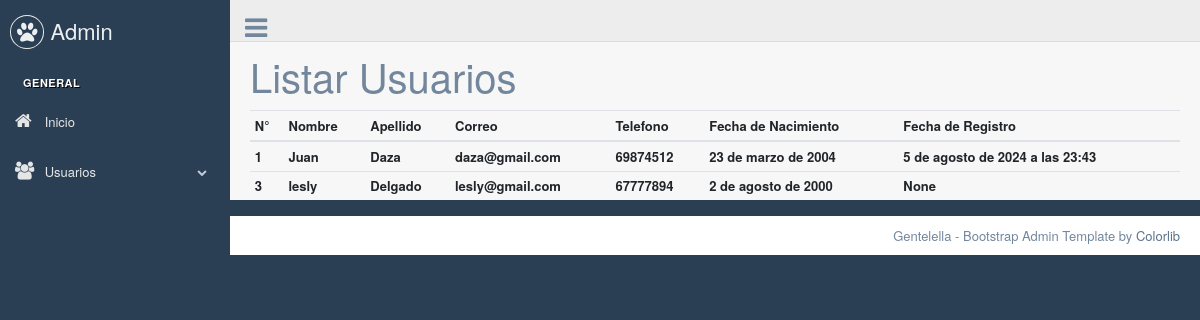
The app's page /listar/ with its own data.
### panel/models.py (models this page shows)
class Usuarios(models.Model):
    nombre = models.CharField(max_length=50, null=False, blank=False)
    apellido = models.CharField(max_length=50, null=False, blank=False)
    correo = models.EmailField(max_length=100, null=False)
    telefono = models.IntegerField(null=True)
    f_nac = models.DateField(null=True)
    f_registro = models.DateTimeField(auto_now_add=True, null=True)

### panel/views.py (the view)
# urls.py: path('listar/', views.listar, name='listar'),
def listar(request):
    users = Usuarios.objects.all()
    context = {'usuarios': users}
    return render(request, 'usuarios/listar.html', context)

### templates/usuarios/listar.html
{% extends '../index_master.html' %}
{% block content %}
  <div class="right_col" role="main">
    <h1>Listar Usuarios</h1>
        <table class="table table-sm">
          <thead>
            <tr>
              <th>N°</th>
              <th>Nombre</th>
              <th>Apellido</th>
              <th>Correo</th>
              <th>Telefono</th>
              <th>Fecha de Nacimiento</th>
              <th>Fecha de Registro</th>
            </tr>
          </thead>
          <tbody>
            {% for  u in usuarios %}
              <tr>
                <th>{{ u.id }}</th>
                <th>{{ u.nombre }}</th>
                <th>{{ u.apellido }}</th>
                <th>{{ u.correo }}</th>
                <th>{{ u.telefono }}</th>
                <th>{{ u.f_nac }}</th>
                <th>{{ u.f_registro }}</th>
              </tr>
            {% endfor %}
          </tbody>
        </table>
  </div>
{% endblock %}

### templates/index_master.html (shortened to what this page needs)
{% load static %}
<!DOCTYPE html>
<html lang="en">
  <head>
    <link href="{% static 'FrWork/admin_lte/vendors/bootstrap/dist/css/bootstrap.min.css' %}" rel="stylesheet" />
    <link href="{% static '/FrWork/admin_lte/vendors/nprogress/nprogress.css' %}" rel="stylesheet" />
    <link href="{% static '/FrWork/admin_lte/vendors/iCheck/skins/flat/green.css' %}" rel="stylesheet" />
    <link href="{% static '/FrWork/admin_lte/vendors/bootstrap-progressbar/css/bootstrap-progressbar-3.3.4.min.css' %}" rel="stylesheet" />
    <link href="{% static '/FrWork/admin_lte/vendors/jqvmap/dist/jqvmap.min.css' %}" rel="stylesheet" />
    <link href="{% static '/FrWork/admin_lte/vendors/bootstrap-daterangepicker/daterangepicker.css' %}" rel="stylesheet" />
    <link href="{% static '/FrWork/admin_lte/build/css/custom.min.css' %}" rel="stylesheet" />
    <link rel="stylesheet" href="https://maxcdn.bootstrapcdn.com/font-awesome/4.7.0/css/font-awesome.min.css">
  </head>
  <body class="nav-md">
    <div class="container body">
      <div class="main_container">
        <div class="col-md-3 left_col">
          <div class="left_col scroll-view">
            <div class="navbar nav_title" style="border: 0;">
              <a href="{% url 'index' %}" class="site_title"><i class="fa fa-paw"></i> <span>Admin</span></a>
            </div>
            <br />
            <div id="sidebar-menu" class="main_menu_side hidden-print main_menu">
              <div class="menu_section">
                <h3>General</h3>
                <ul class="nav side-menu">
                  <li>
                    <a href="{% url 'index' %}"><i class="fa fa-home"></i> Inicio</a>
                  </li>
                  <li>
                    <a><i class="fa fa-users"></i> Usuarios <span class="fa fa-chevron-down"></span></a>
                  </li>
                </ul>
              </div>
            </div>
          </div>
        </div>
        <div class="top_nav">
          <div class="nav_menu">
            <div class="nav toggle">
              <a id="menu_toggle"><i class="fa fa-bars"></i></a>
            </div>
          </div>
        </div>
        {% block content %}
        {% endblock %}
        <footer>
          <div class="pull-right">
            Gentelella - Bootstrap Admin Template by <a href="https://colorlib.com">Colorlib</a>
          </div>
          <div class="clearfix"></div>
        </footer>
      </div>
    </div>
  </body>
</html>

### records on screen
Usuarios: id "1", nombre "Juan", apellido "Daza", correo "daza@gmail.com", telefono "69874512", f_nac "23 de marzo de 2004", f_registro "5 de agosto de 2024 a las 23:43"
Usuarios: id "3", nombre "lesly", apellido "Delgado", correo "lesly@gmail.com", telefono "67777894", f_nac "2 de agosto de 2000", f_registro "None"
